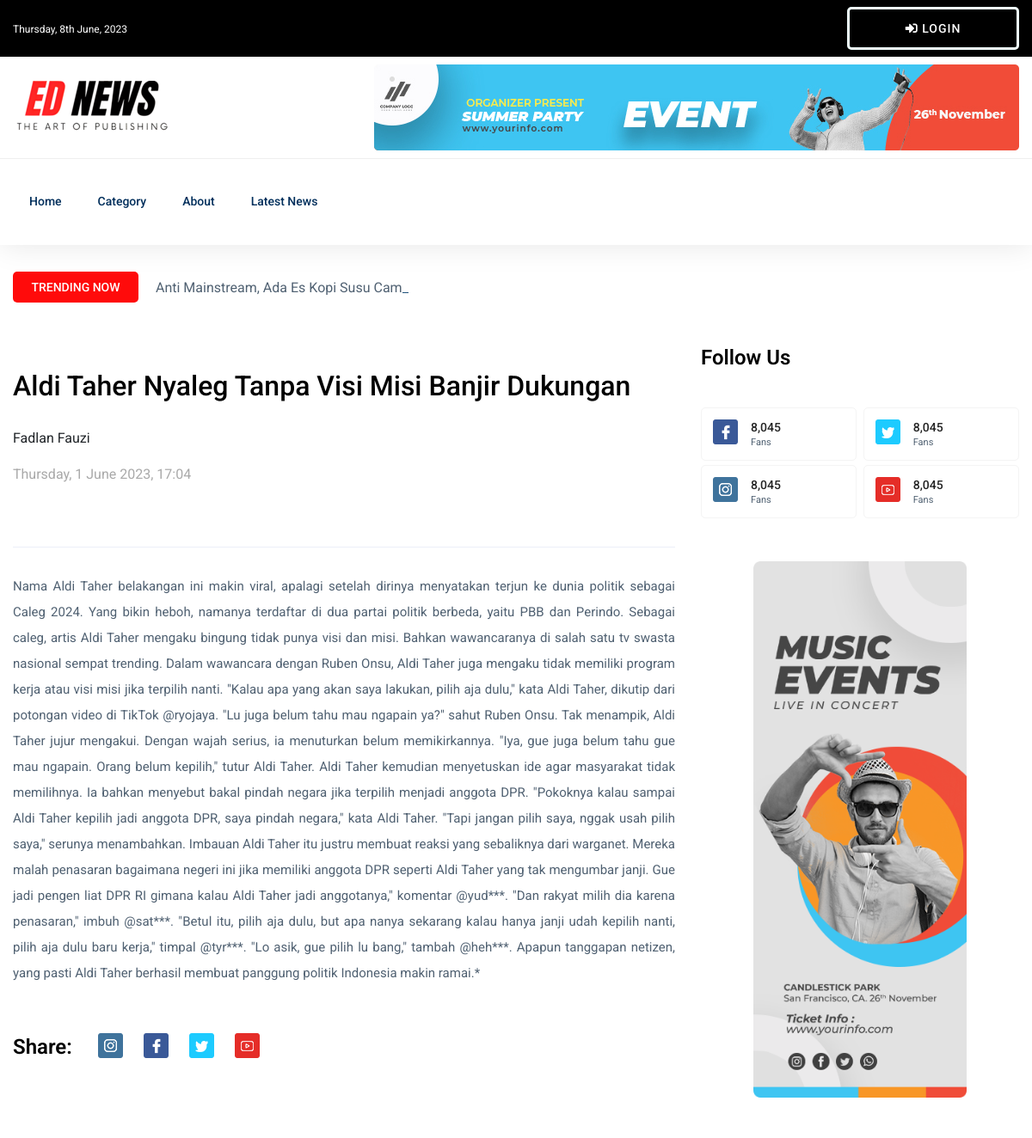
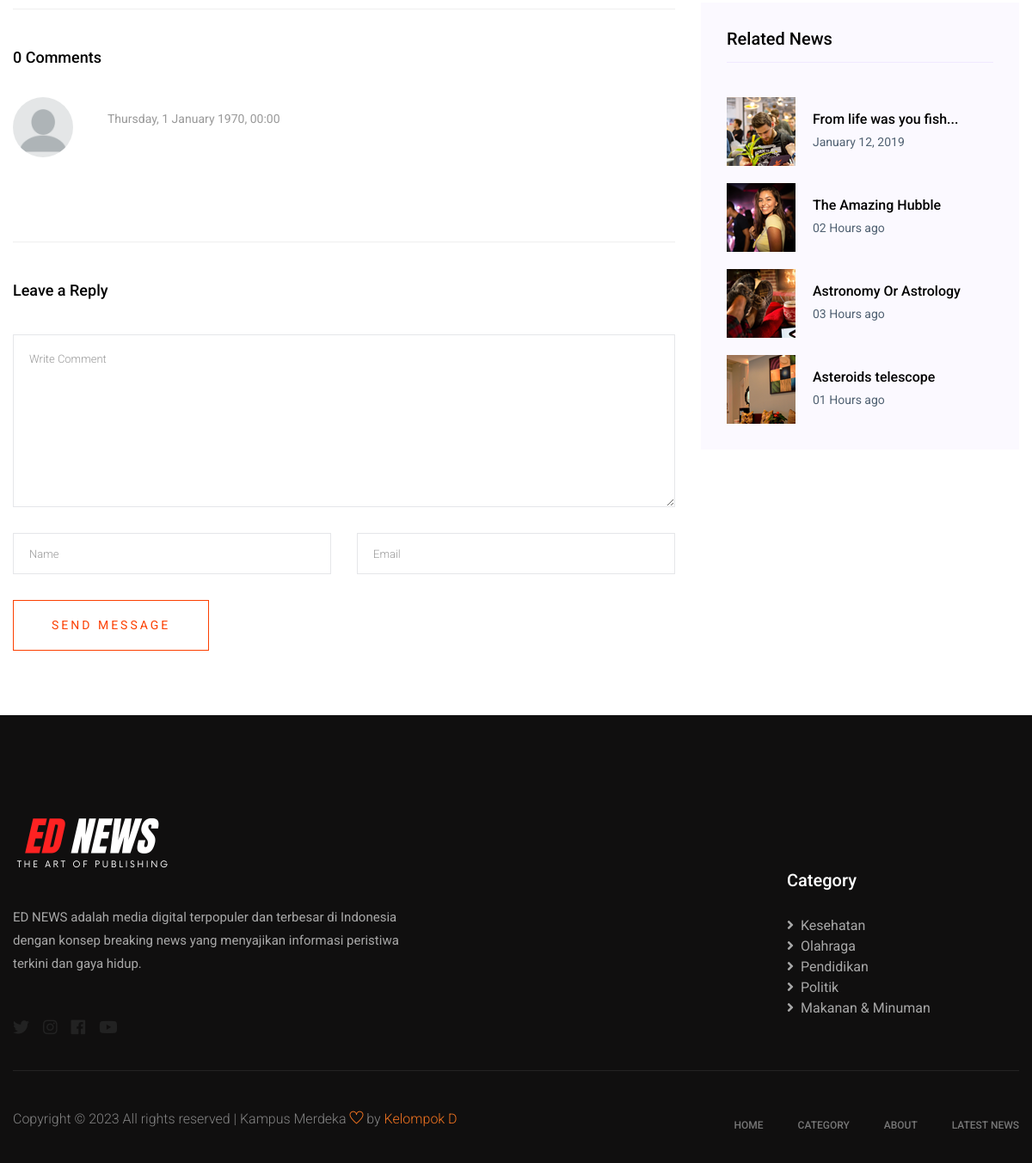
The page /details.php?id=13 on the database its author committed (2 pictures, top to bottom).
### tables this page shows
CREATE TABLE `berita` (
  `id` int(11) NOT NULL,
  `judul` varchar(100) NOT NULL,
  `tgl_publish` datetime NOT NULL,
  `isi` text NOT NULL,
  `id_kategori` int(11) NOT NULL,
  `id_penulis` int(11) NOT NULL,
  `gambar` text NOT NULL
);

CREATE TABLE `penulis` (
  `id_penulis` int(11) NOT NULL,
  `nama` varchar(50) NOT NULL
);

### details.php (the view, shortened to what this page needs)
<?php
include 'admin/koneksi.php';
$id_berita = $_GET['id'];
$query_detail_berita = mysqli_query($koneksi, "SELECT * FROM `berita` JOIN `penulis` ON `penulis`.`id_penulis` = `berita`.`id_penulis` WHERE `berita`.`id` = '$id_berita'");
$data_detail_berita = mysqli_fetch_assoc($query_detail_berita);
$judul_berita = $data_detail_berita['judul'];
$tanggal_publish = $data_detail_berita['tgl_publish'];
$isi_berita = $data_detail_berita['isi'];
$nama_penulis = $data_detail_berita['nama'];
$query_comment = mysqli_query($koneksi, "SELECT * FROM `komentar` WHERE `id_berita` = '$id_berita'");
$data_comment = mysqli_fetch_assoc($query_comment);
$query_count_comment = mysqli_query($koneksi, "SELECT COUNT(*) AS jumlah_komentar FROM `komentar` WHERE `id_berita` = '$id_berita'");
$jumlah_komentar = mysqli_fetch_assoc($query_count_comment);
?>
<!doctype html>
<html class="no-js" lang="zxx">
<body>
    <?php include "header.php" ?>
    <main>
        <div class="about-area">
            <div class="container">
                <?php include 'trending.php' ?>
                <div class="row">
                    <div class="col-lg-8">
                        <div class="about-right mb-90">
                            <div class="section-tittle mb-30 pt-30">
                                <h2><?php echo $judul_berita ?></h2>
                            </div>
                            <div class="author-date">
                                </p><?php echo $nama_penulis ?></p>
                                <p style="color:darkgray;"><?php echo date('l, j F Y, H:i', strtotime($tanggal_publish)) ?></p>
                            </div>
                            <div class="about-img">
                                <hr>
                            </div>
                            <div class="about-prea mt-3">
                                <?php
                                echo "<p class='about-pera1 text-justify mb-25'>" . $isi_berita . "</p>";
                                ?>
                            </div>
                            <div class="social-share pt-30">
                                <div class="section-tittle">
                                    <h3 class="mr-20">Share:</h3>
                                    <ul>
                                        <li><a href="#"><img src="assets/img/news/icon-ins.png" alt=""></a></li>
                                        <li><a href="#"><img src="assets/img/news/icon-fb.png" alt=""></a></li>
                                        <li><a href="#"><img src="assets/img/news/icon-tw.png" alt=""></a></li>
                                        <li><a href="#"><img src="assets/img/news/icon-yo.png" alt=""></a></li>
                                    </ul>
                                </div>
                            </div>
                        </div>
                        <div class="comments-area">
                            <h4><?php echo $jumlah_komentar['jumlah_komentar'] ?> Comments</h4>
                            <div class="comment-list">
                                <div class="single-comment justify-content-between d-flex">
                                    <div class="user justify-content-between d-flex">
                                        <div class="thumb">
                                            <img src="assets/img/comment/default_avatar.png" alt="">
                                        </div>
                                        <div class="desc">
                                            <div class="d-flex justify-content-between">
                                                <div class="d-flex align-items-center">
                                                    <p class="date"><?php echo date('l, j F Y, H:i', strtotime($data_comment['komentar'])) ?></p>
                                                </div>
                                            </div>
                                        </div>
                                    </div>
                                </div>
                            </div>
                            <div class="comment-form">
                                <h4>Leave a Reply</h4>
                                <form class="form-contact comment_form" action="add_comment.php?id=<?php echo $id_berita; ?>" method="post" id="commentForm">
                                    <div class="row">
                                        <div class="col-12">
                                            <div class="form-group">
                                                <textarea class="form-control w-100" name="comment" id="comment" cols="30" rows="9" placeholder="Write Comment"></textarea>
                                            </div>
                                        </div>
                                        <div class="col-sm-6">
                                            <div class="form-group">
                                                <input class="form-control" name="name" id="name" type="text" placeholder="Name">
                                            </div>
                                        </div>
                                        <div class="col-sm-6">
                                            <div class="form-group">
                                                <input class="form-control" name="email" id="email" type="email" placeholder="Email">
                                            </div>
                                        </div>
                                    </div>
                                    <div class="form-group">
                                        <button type="submit" class="button button-contactForm btn_1 boxed-btn">Send Message</button>
                                    </div>
                                </form>
                            </div>
                        </div>
                    </div>
                    <div class="col-lg-4">
                        <div class="section-tittle mb-40">
                            <h3>Follow Us</h3>
                        </div>
                        <div class="single-follow mb-45">
                            <div class="single-box">
                                <div class="follow-us d-flex align-items-center">
                                    <div class="follow-social">
                                        <a href="#"><img src="assets/img/news/icon-fb.png" alt=""></a>
                                    </div>
                                    <div class="follow-count">
                                        <span>8,045</span>
                                        <p>Fans</p>
                                    </div>
                                </div>
                                <div class="follow-us d-flex align-items-center">
                                    <div class="follow-social">
                                        <a href="#"><img src="assets/img/news/icon-tw.png" alt=""></a>
                                    </div>
                                    <div class="follow-count">
                                        <span>8,045</span>
                                        <p>Fans</p>
                                    </div>
                                </div>
                                <div class="follow-us d-flex align-items-center">
                                    <div class="follow-social">
                                        <a href="#"><img src="assets/img/news/icon-ins.png" alt=""></a>
                                    </div>
                                    <div class="follow-count">
                                        <span>8,045</span>
                                        <p>Fans</p>
                                    </div>
                                </div>
                                <div class="follow-us d-flex align-items-center">
                                    <div class="follow-social">
                                        <a href="#"><img src="assets/img/news/icon-yo.png" alt=""></a>
                                    </div>
                                    <div class="follow-count">
                                        <span>8,045</span>
                                        <p>Fans</p>
                                    </div>
                                </div>
                            </div>
                        </div>
                        <div class="news-poster d-none d-lg-block">
                            <img src="assets/img/news/news_card.jpg" alt="">
                        </div>
                        <div class="blog_right_sidebar mt-50">
                            <aside class="single_sidebar_widget popular_post_widget">
                                <h3 class="widget_title">Related News</h3>
                                <div class="media post_item">
                                    <img src="assets/img/post/post_1.png" alt="post">
                                    <div class="media-body">
                                        <a href="single-blog.html">
                                            <h3>From life was you fish...</h3>
                                        </a>
                                        <p>January 12, 2019</p>
                                    </div>
                                </div>
                                <div class="media post_item">
                                    <img src="assets/img/post/post_2.png" alt="post">
                                    <div class="media-body">
                                        <a href="single-blog.html">
                                            <h3>The Amazing Hubble</h3>
                                        </a>
                                        <p>02 Hours ago</p>
                                    </div>
                                </div>
                                <div class="media post_item">
                                    <img src="assets/img/post/post_3.png" alt="post">
                                    <div class="media-body">
                                        <a href="single-blog.html">
                                            <h3>Astronomy Or Astrology</h3>
                                        </a>
                                        <p>03 Hours ago</p>
                                    </div>
                                </div>
                                <div class="media post_item">
                                    <img src="assets/img/post/post_4.png" alt="post">
                                    <div class="media-body">
                                        <a href="single-blog.html">
                                            <h3>Asteroids telescope</h3>
                                        </a>
                                        <p>01 Hours ago</p>
                                    </div>
                                </div>
                            </aside>
                        </div>
                    </div>
                </div>
            </div>
        </div>
    </main>
</body>
</html>

### header.php (shortened to what this page needs)
<header>
    <div class="header-area">
        <div class="main-header ">
            <div class="header-top black-bg d-none d-md-block">
                <div class="container">
                    <div class="col-xl-12">
                        <div class="row d-flex justify-content-between align-items-center">
                            <div class="header-info-left">
                                <ul>
                                    <li><?php echo date('l, jS F, Y'); ?></li>
                                </ul>
                            </div>
                            <div>
                                <ul>
                                    <li><a href="#" class="btn login-btn" data-toggle="modal" data-target="#loginModal"><i class="fas fa-sign-in-alt"></i> Login</a></li>
                                </ul>
                            </div>
                        </div>
                    </div>
                </div>
            </div>
            <div class="header-mid d-none d-md-block">
                <div class="container">
                    <div class="row d-flex align-items-center">
                        <div class="col-xl-3 col-lg-3 col-md-3">
                            <div class="logo">
                                <a href="index.php"><img src="assets/img/logo/logoo.png" alt=""></a>
                            </div>
                        </div>
                        <div class="col-xl-9 col-lg-9 col-md-9">
                            <div class="header-banner f-right ">
                                <img src="assets/img/hero/header_card.jpg" alt="">
                            </div>
                        </div>
                    </div>
                </div>
            </div>
            <div class="header-bottom header-sticky">
                <div class="container">
                    <div class="row align-items-center">
                        <div class="col-xl-10 col-lg-10 col-md-12 header-flex">
                            <div class="main-menu d-none d-md-block">
                                <nav>
                                    <ul id="navigation">
                                        <li><a href="index.php">Home</a></li>
                                        <li><a href="categori.php">Category</a></li>
                                        <li><a href="about.php">About</a></li>
                                        <li><a href="latest_news.php">Latest News</a></li>
                                    </ul>
                                </nav>
                            </div>
                        </div>
                        <div class="col-12">
                        </div>
                    </div>
                </div>
            </div>
        </div>
    </div>
</header>

### trending.php
<?php
$query_berita = mysqli_query($koneksi, "SELECT `judul` FROM `berita` ORDER BY RAND() LIMIT 5");
?>
<div class="row">
    <div class="col-lg-12">
        <div class="trending-tittle">
            <strong>Trending now</strong>
            <div class="trending-animated">
                <ul id="js-news" class="js-hidden">
                    <?php
                    while ($data_berita = mysqli_fetch_assoc($query_berita)) {
                        $judul_berita_tren = $data_berita['judul'];
                        echo "<li class='news-item'>$judul_berita_tren</li>";
                    }
                    ?>
                </ul>
            </div>
        </div>
    </div>
</div>

### header.php (style rules this page uses)
.login-btn { background-color: transparent !important; border: solid; border-color: azure; padding : 15px 1px; }

### rows shown on the page
berita: judul "Anti Mainstream, Ada Es Kopi Susu Campur Tape di Cirebon"
berita: judul "Aldi Taher Nyaleg Tanpa Visi Misi Banjir Dukungan", id_penulis.nama "Fadlan Fauzi", tgl_publish "Thursday, 1 June 2023, 17:04", isi "Nama Aldi Taher belakangan ini makin viral, apalagi setelah dirinya menyatakan terjun ke dunia politik sebagai Caleg 2024. Yang bikin heboh, namanya terdaftar di dua partai politik berbeda, yaitu PBB dan Perindo. Sebagai caleg, artis Aldi Taher mengaku bingung tidak punya visi dan misi. Bahkan wawancaranya di salah satu tv swasta nasional sempat trending. Dalam wawancara dengan Ruben Onsu, Aldi Taher juga mengaku tidak memiliki program kerja atau visi misi jika terpilih nanti. \"Kalau apa yang akan saya lakukan, pilih aja dulu,\" kata Aldi Taher, dikutip dari potongan video di TikTok @ryojaya. \"Lu juga belum tahu mau ngapain ya?\" sahut Ruben Onsu. Tak menampik, Aldi Taher jujur mengakui.…"

### other values the page prints
$jumlah_komentar['jumlah_komentar'] "0"
date('l, j F Y, H:i', strtotime($data_comment['komentar'])) "Thursday, 1 January 1970, 00:00"
